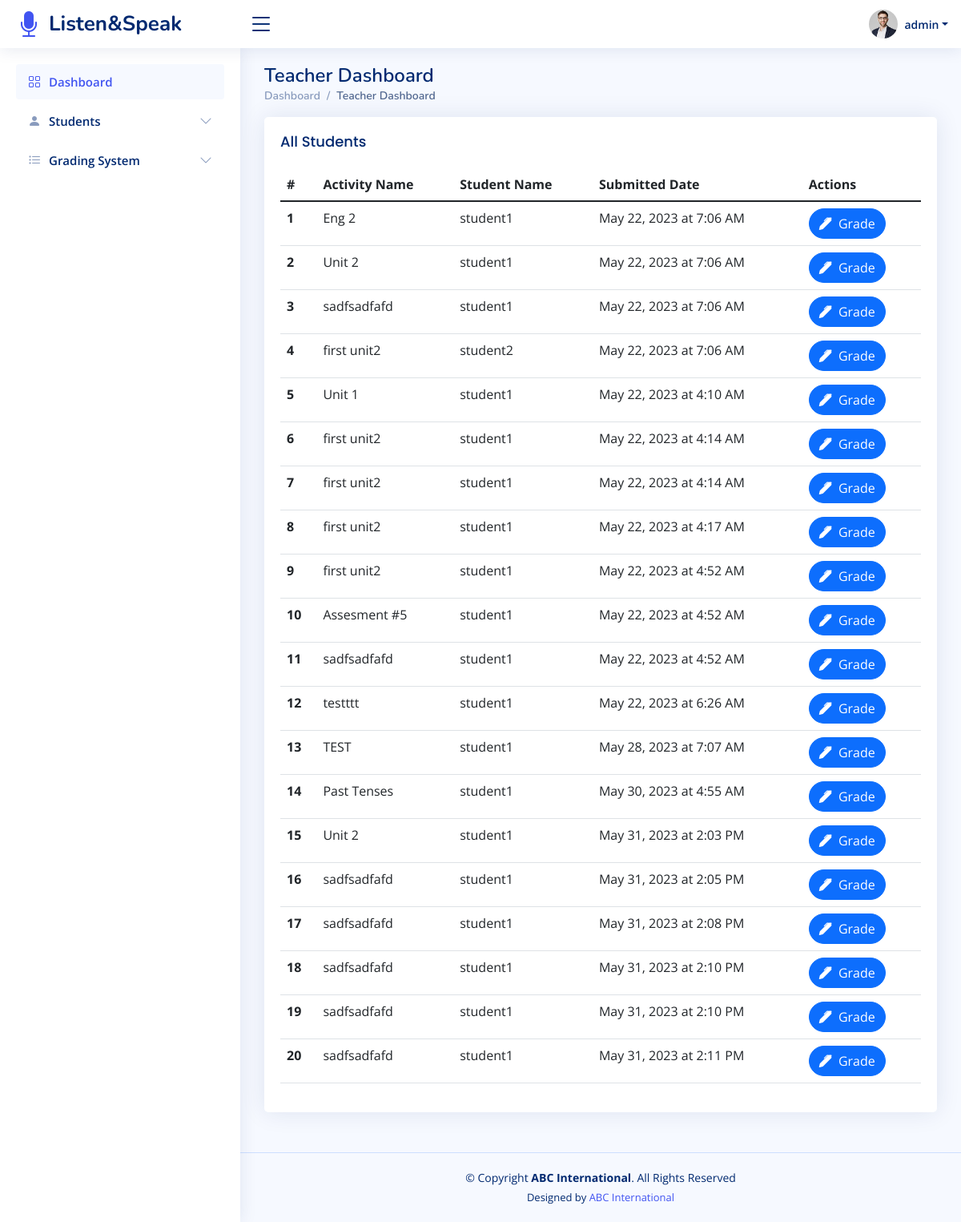
Screenshot of /teacher/pendingSolutions/index.php (signed in) with the database file from the repository.
### tables this page shows
CREATE TABLE `audio_responses` (
  `response_id` int(11) NOT NULL,
  `unit_id` int(11) DEFAULT NULL,
  `student_id` int(11) DEFAULT NULL,
  `teacher_id` int(11) DEFAULT NULL,
  `audio_url` varchar(255) DEFAULT NULL,
  `status` enum('Pending','Approved','Rejected') DEFAULT 'Pending',
  `percentage` int(100) DEFAULT NULL,
  `teacher_audio` varchar(1000) DEFAULT NULL,
  `date_time` timestamp NULL DEFAULT current_timestamp()
);

CREATE TABLE `units` (
  `unit_id` int(11) NOT NULL,
  `unit_name` varchar(255) NOT NULL,
  `subject_id` int(11) DEFAULT NULL,
  `content` text DEFAULT NULL,
  `file` varchar(100) DEFAULT NULL,
  `type` varchar(100) NOT NULL DEFAULT 'Lesson',
  `link` varchar(100) DEFAULT NULL,
  `status` enum('Pass','Fail','Pending') DEFAULT NULL,
  `gpt_instructions` text DEFAULT NULL
);

CREATE TABLE `users` (
  `user_id` int(11) NOT NULL,
  `pic` varchar(100) NOT NULL DEFAULT 'default.jpg',
  `email` varchar(100) NOT NULL,
  `user_type` enum('Admin','Student','Teacher') NOT NULL,
  `fullName` varchar(255) NOT NULL,
  `pass` varchar(255) NOT NULL,
  `address` text DEFAULT NULL,
  `phone` varchar(100) DEFAULT NULL,
  `country` varchar(100) DEFAULT NULL
);

### teacher/pendingSolutions/index.php (the view, shortened to what this page needs)
<?php
function dateTime($dateString){
    $dateTime = new DateTime($dateString);
    return $dateTime->format('F j, Y \a\t g:i A');
}
?>
<!DOCTYPE html>
<html lang="en">
<?php $title = "Teacher Dashboard"; $path = '../../'; require_once '../../app/head.php'; ?>
<body>
<?php require_once '../../app/top_bar.php'; ?>
<?php require_once '../../app/teacher_side_bar.php'; ?>
<main id="main" class="main">
    <div class="pagetitle">
        <h1><?= $title ?></h1>
        <nav>
            <ol class="breadcrumb">
                <li class="breadcrumb-item"><a href="./">Dashboard</a></li>
                <li class="breadcrumb-item active"><?= $title ?></li>
            </ol>
        </nav>
    </div>
    <section class="section dashboard">
        <div class="row">
            <div class="col-lg-12">
                <div class="card">
                    <div class="card-body">
                        <h5 class="card-title">All Students</h5>
                        <table class="table datatable">
                            <thead>
                            <tr>
                                <th scope="col">#</th>
                                <th scope="col">Activity Name</th>
                                <th scope="col">Student Name</th>
                                <th scope="col">Submitted Date</th>
                                <th scope="col">Actions</th>
                            </tr>
                            </thead>
                            <tbody>
                            <?php
                            $s = "SELECT DISTINCT
                                        audio_responses.response_id,
                                        audio_responses.date_time,
                                        units.unit_name,
                                        users.fullName AS student_name,
                                        users.fullName AS teacher_name,
                                        audio_responses.audio_url,
                                        audio_responses.status
                                    FROM
                                        audio_responses
                                    JOIN
                                        units ON audio_responses.unit_id = units.unit_id
                                    JOIN
                                        users ON audio_responses.student_id = users.user_id AND users.user_type = 'Student'
                                    ";
                            $res = mysqli_query($GLOBALS['con'], $s);
                            if(mysqli_num_rows($res)){
                                $count = 1;
                                while ($row = mysqli_fetch_array($res)){
                                    ?>
                                    <tr>
                                        <th scope="row"><?=$count++?></th>
                                        <td><?=$row['unit_name']?></td>
                                        <td><?=$row['student_name']?></td>
                                        <td><?=dateTime($row["date_time"])?></td>
                                        <td>
                                            <a href="../marking/index.php?id=<?=$row["response_id"]?>" class="btn btn-primary rounded-pill">
                                                <i class="bi bi-pen-fill me-1"></i>
                                                Grade
                                            </a>
                                        </td>
                                    </tr>
                                    <?php
                                } }
                            ?>
                            </tbody>
                        </table>
                    </div>
                </div>
            </div>
        </div>
    </section>
</main>
<?php require_once '../../app/footer.php'; ?>
</body>
</html>

### assets/css/style.css (style rules this page uses)
:root { scroll-behavior: smooth; }
body { font-family: "Open Sans", sans-serif; background: #f6f9ff; color: #444444; }
a { color: #4154f1; text-decoration: none; }
h1, h2, h3, h4, h5, h6 { font-family: "Nunito", sans-serif; }
#main { margin-top: 60px; padding: 20px 30px; transition: all 0.3s; }
.pagetitle { margin-bottom: 10px; }
.pagetitle h1 { font-size: 24px; margin-bottom: 0; font-weight: 600; color: #012970; }
.card { margin-bottom: 30px; border: none; border-radius: 5px; box-shadow: 0px 0 30px rgba(1, 41, 112, 0.1); overflow: hidden; }
.card-title { padding: 20px 0 15px 0; font-size: 18px; font-weight: 500; color: #012970; font-family: "Poppins", sans-serif; }
.card-body { padding: 0 20px 20px 20px; }
.breadcrumb { font-size: 14px; font-family: "Nunito", sans-serif; color: #899bbd; font-weight: 600; }
.breadcrumb a { color: #899bbd; transition: 0.3s; }
.breadcrumb .breadcrumb-item::before { color: #899bbd; }
.breadcrumb .active { color: #51678f; font-weight: 600; }
@media (min-width: 1200px) { #main, #footer { margin-left: 300px; } }

### rows the page displays
audio_responses: unit.unit_name "Eng 2", users.fullName "student1", date_time "May 22, 2023 at 7:06 AM"
audio_responses: unit.unit_name "Unit 2", users.fullName "student1", date_time "May 22, 2023 at 7:06 AM"
audio_responses: unit.unit_name "sadfsadfafd", users.fullName "student1", date_time "May 22, 2023 at 7:06 AM"
audio_responses: unit.unit_name "first unit2", users.fullName "student2", date_time "May 22, 2023 at 7:06 AM"
audio_responses: unit.unit_name "Unit 1", users.fullName "student1", date_time "May 22, 2023 at 4:10 AM"
audio_responses: unit.unit_name "first unit2", users.fullName "student1", date_time "May 22, 2023 at 4:14 AM"
audio_responses: unit.unit_name "first unit2", users.fullName "student1", date_time "May 22, 2023 at 4:14 AM"
audio_responses: unit.unit_name "first unit2", users.fullName "student1", date_time "May 22, 2023 at 4:17 AM"
audio_responses: unit.unit_name "first unit2", users.fullName "student1", date_time "May 22, 2023 at 4:52 AM"
audio_responses: unit.unit_name "Assesment #5", users.fullName "student1", date_time "May 22, 2023 at 4:52 AM"
audio_responses: unit.unit_name "sadfsadfafd", users.fullName "student1", date_time "May 22, 2023 at 4:52 AM"
audio_responses: unit.unit_name "testttt", users.fullName "student1", date_time "May 22, 2023 at 6:26 AM"
audio_responses: unit.unit_name "TEST", users.fullName "student1", date_time "May 28, 2023 at 7:07 AM"
audio_responses: unit.unit_name "Past Tenses", users.fullName "student1", date_time "May 30, 2023 at 4:55 AM"
audio_responses: unit.unit_name "Unit 2", users.fullName "student1", date_time "May 31, 2023 at 2:03 PM"
audio_responses: unit.unit_name "sadfsadfafd", users.fullName "student1", date_time "May 31, 2023 at 2:05 PM"
audio_responses: unit.unit_name "sadfsadfafd", users.fullName "student1", date_time "May 31, 2023 at 2:08 PM"
audio_responses: unit.unit_name "sadfsadfafd", users.fullName "student1", date_time "May 31, 2023 at 2:10 PM"
audio_responses: unit.unit_name "sadfsadfafd", users.fullName "student1", date_time "May 31, 2023 at 2:10 PM"
audio_responses: unit.unit_name "sadfsadfafd", users.fullName "student1", date_time "May 31, 2023 at 2:11 PM"

### other values shown
$_SESSION["fullName"] "admin"
$title "Teacher Dashboard"
